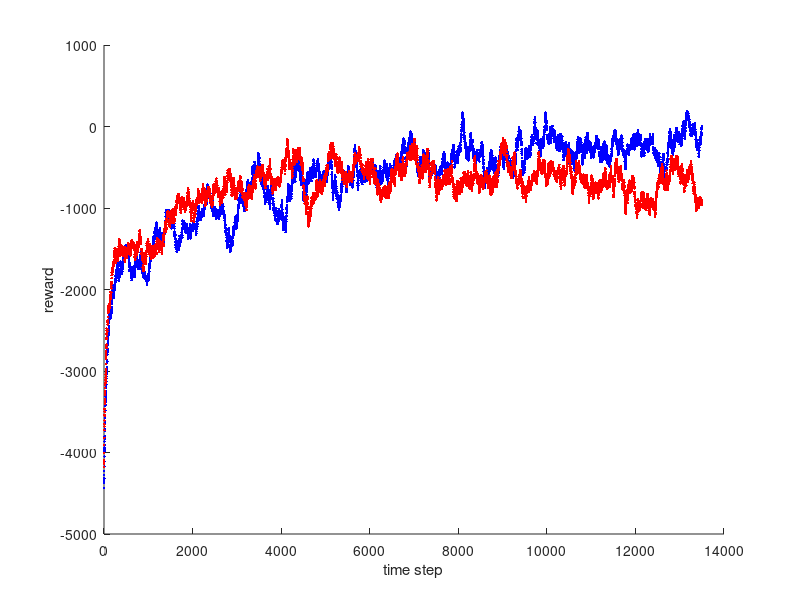

Write the MATLAB code that produced this figure.
figure();
hold on;

learntGazeReward = load('1_learntGaze.txt');
mean_reward = mean(learntGazeReward);
standard_error = std(learntGazeReward);
% shadedErrorBar([],mean_reward,standard_error,'b.',1);
plot(mean_reward,'b.');

% 
randomGazeReward = load('1_randomGaze.txt');
mean_reward = mean(randomGazeReward);
standard_error = std(randomGazeReward);
% shadedErrorBar([],mean_reward,standard_error,'r.',1); 
plot(mean_reward,'r.');

xlabel('time step');
ylabel('reward');
